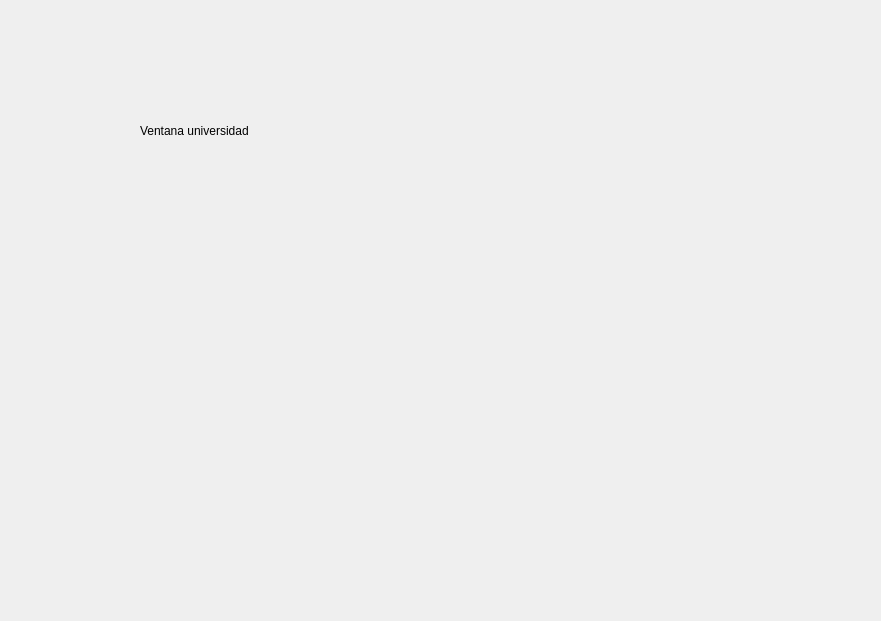
<?xml version="1.0" encoding="UTF-8"?>
<ui version="4.0">
 <class>UniversidadPage</class>
 <widget class="QWidget" name="UniversidadPage">
  <property name="geometry">
   <rect>
    <x>0</x>
    <y>0</y>
    <width>881</width>
    <height>621</height>
   </rect>
  </property>
  <property name="windowTitle">
   <string>Form</string>
  </property>
  <widget class="QLabel" name="label">
   <property name="geometry">
    <rect>
     <x>140</x>
     <y>100</y>
     <width>161</width>
     <height>61</height>
    </rect>
   </property>
   <property name="text">
    <string>Ventana universidad</string>
   </property>
  </widget>
 </widget>
 <resources/>
 <connections/>
</ui>
